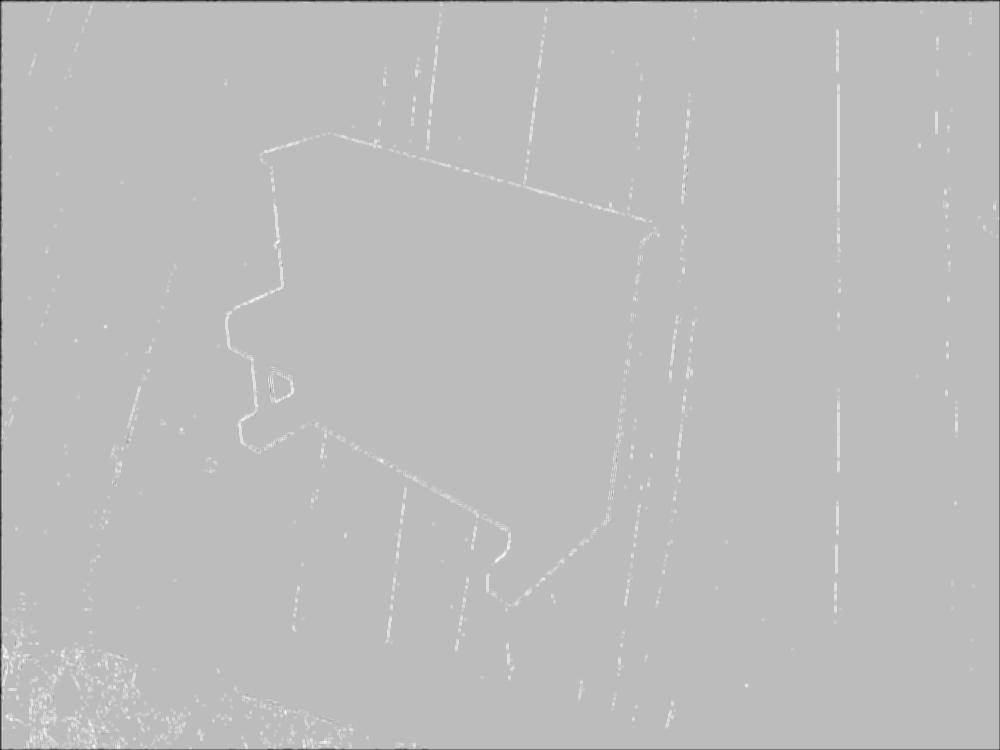
#> input picture images/features.jpg, 1000 x 750 px; its folder holds only this picture in this run
$ python -i get_map.py   (imports and definitions only)   (older library calls are emulated)
#> lines starting #> are read from the running program, lines starting #| are printed output that depends on the picture
#> further down, picture is the input picture: shape (750, 1000); min 0, max 255, mean 187.9
import SUPPORT.prnu as prnu

import numpy as np
import scipy.ndimage
import scipy.signal
import scipy.misc
import os
import os.path

# [13 lines left out: function filter_edge_artifacts, not called in this run]

def do_kernel_magic(im):
    print("Doing kernel magic")

    n = 3
    mean_kernel_small = np.ones([n,n])/n**2
    n = 5
    mean_kernel_large = np.ones([n,n])/n**2
    gaussian_kernel = np.array(
            [[0.003765, 0.015019, 0.025792, 0.015019, 0.003765],
             [0.015019, 0.059912, 0.094907, 0.059912, 0.015019],
             [0.023792, 0.094907, 0.150342, 0.094907, 0.023792],
             [0.015019, 0.059912, 0.094907, 0.059912, 0.015019],
             [0.003765, 0.015019, 0.025792, 0.015019, 0.003765]])


    im = scipy.signal.convolve2d(im, gaussian_kernel, mode='same')
    for i in range(100):
        im = scipy.signal.convolve2d(im, mean_kernel_small, mode='same')
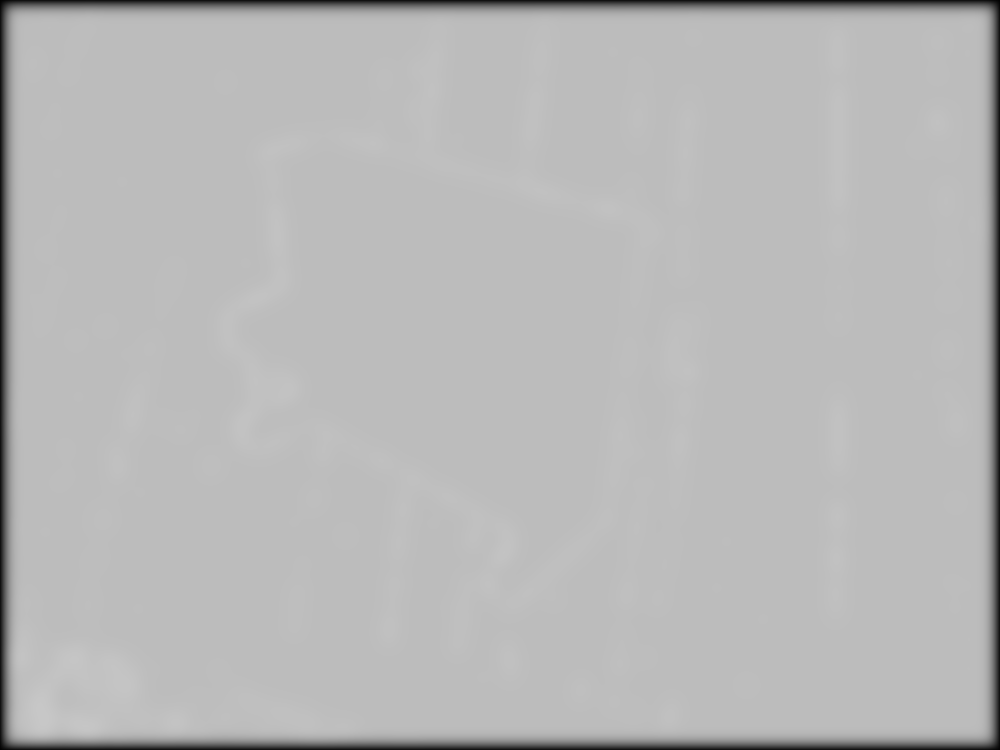
#> im: shape (750, 1000) float64; min 1.68, max 199.8, mean 183.9
    for i in range(100):
        im = scipy.signal.convolve2d(im, mean_kernel_large, mode='same')
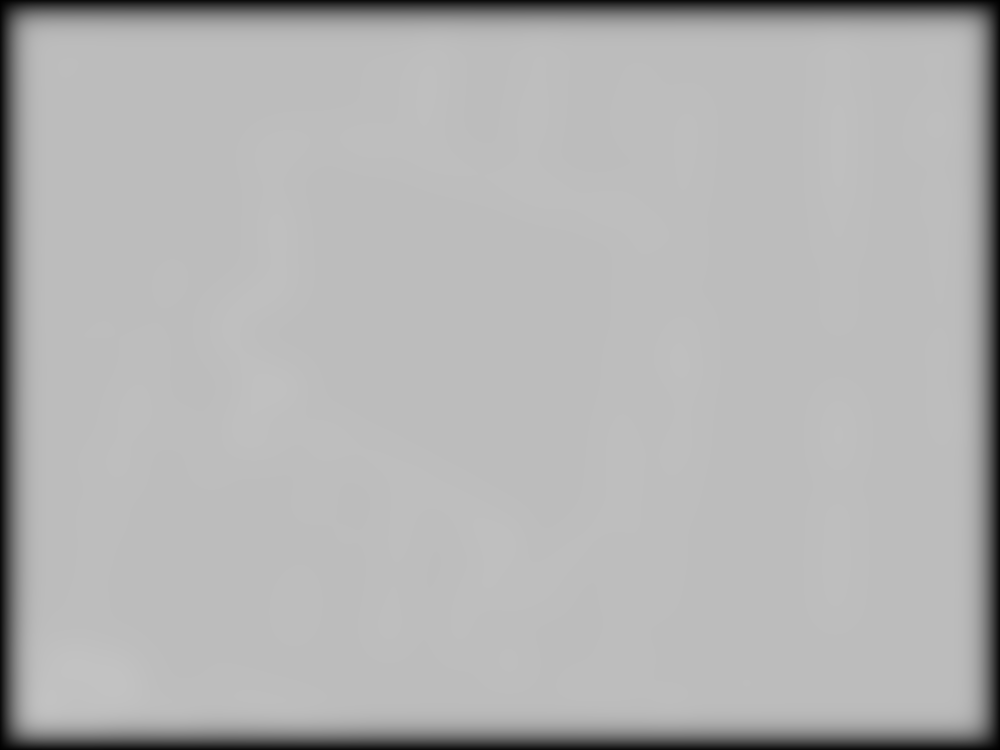
#> im: shape (750, 1000) float64; min 0.831, max 194.7, mean 178.5

    return im

# [29 lines left out: function find_spliced_areas, not called in this run]

# [30 lines not run here, left out]

>>> import cv2
>>> picture = cv2.imread('../images/features.jpg', cv2.IMREAD_GRAYSCALE)
>>> result = do_kernel_magic(picture)
